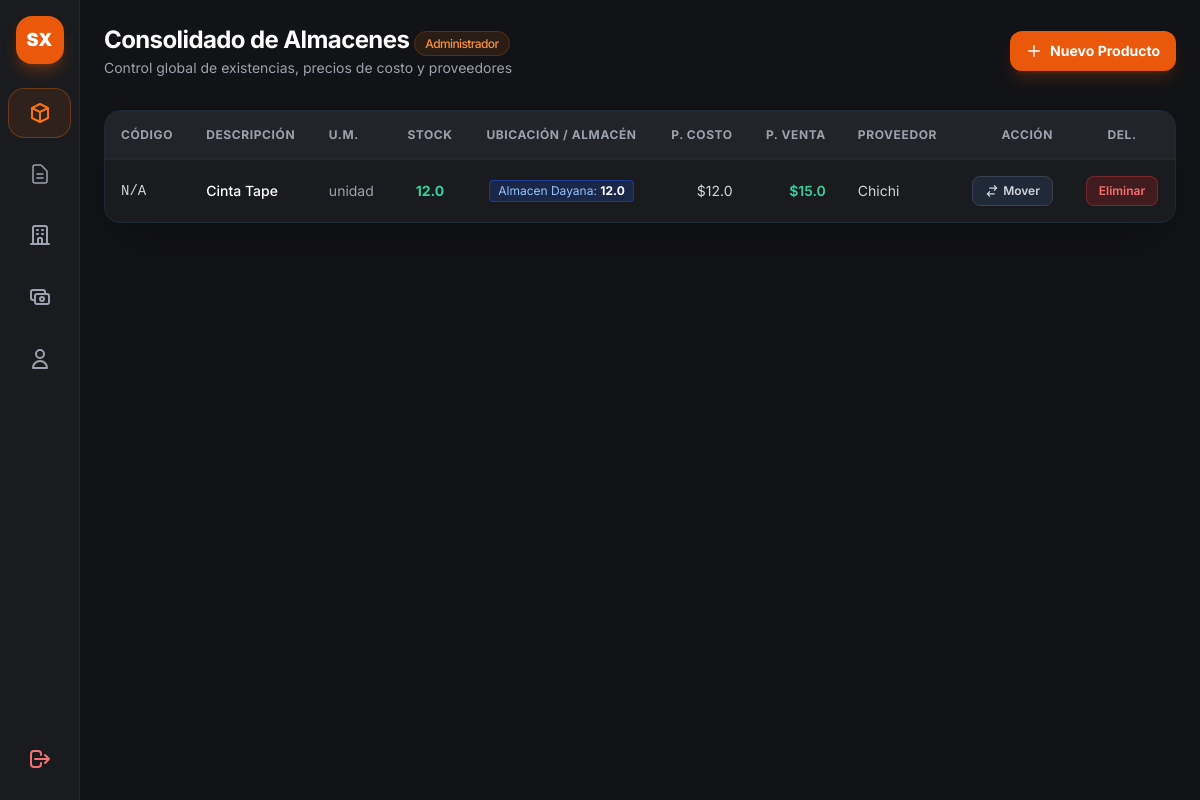
Before: /admin (signed in) with the older database file.
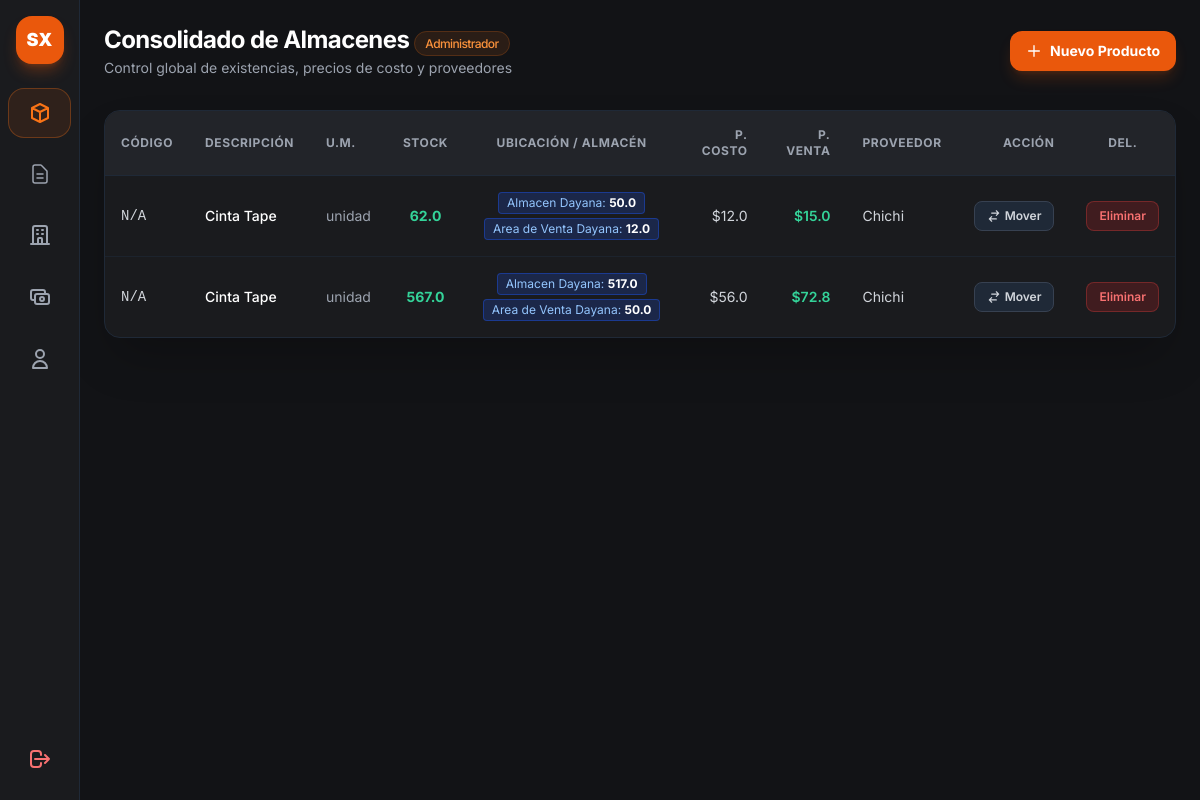
After: the same page with the newer database file.
### app.py (models this page shows, shortened)
class Producto(db.Model):
    __tablename__ = 'productos'
    id = db.Column(db.Integer, primary_key=True)
    codigo = db.Column(db.String(50), nullable=True)
    nombre = db.Column(db.String(100), nullable=False)
    unidad_medida = db.Column(db.String(20), default='unidad')
    precio_costo = db.Column(db.Float, default=0.0)
    precio_venta = db.Column(db.Float, default=0.0)
    proveedor_id = db.Column(db.Integer, db.ForeignKey('proveedores.id'), nullable=True)
    proveedor = db.relationship('Proveedor', backref=db.backref('productos', lazy=True))
    estado_pago = db.Column(db.String(20), default="Pagado")
    monto_pendiente = db.Column(db.Float, default=0.0)
    fecha_creacion = db.Column(db.DateTime, default=datetime.utcnow)
    stocks = db.relationship('StockAlmacen', backref='producto', cascade="all, delete-orphan", lazy=True)
    @property
    def cantidad_total(self):
        return sum(s.cantidad for s in self.stocks)

class StockAlmacen(db.Model):
    __tablename__ = 'stock_almacen'
    id = db.Column(db.Integer, primary_key=True)
    producto_id = db.Column(db.Integer, db.ForeignKey('productos.id'), nullable=False)
    almacen_id = db.Column(db.Integer, db.ForeignKey('almacenes.id'), nullable=False)
    cantidad = db.Column(db.Float, default=0.0)

class Almacen(db.Model):
    __tablename__ = 'almacenes'
    id = db.Column(db.Integer, primary_key=True)
    nombre = db.Column(db.String(100), nullable=False, unique=True)
    ubicacion = db.Column(db.String(150), nullable=True)
    es_area_venta = db.Column(db.Boolean, default=False)
    stocks = db.relationship('StockAlmacen', backref='almacen', cascade="all, delete-orphan", lazy=True)

class Proveedor(db.Model):
    __tablename__ = 'proveedores'
    id = db.Column(db.Integer, primary_key=True)
    nombre = db.Column(db.String(100), nullable=False, unique=True)
    telefono = db.Column(db.String(30), nullable=True)
    contacto = db.Column(db.String(100), nullable=True)

### app.py (the view)
@app.route('/admin')
def vista_admin():
    if 'user' not in session or session.get('rol') != 'admin':
        return redirect(url_for('login'))
    tipos_operaciones = TipoOperacion.query.all()
    almacenes = Almacen.query.all()
    productos = Producto.query.all()
    conceptos = ConceptoMovimiento.query.all()
    return render_template(
        'admin_almacenes.html',
        tipos_operaciones=tipos_operaciones,
        almacenes=almacenes,
        productos=productos,
        conceptos=conceptos
    )

### templates/admin_almacenes.html (shortened to what this page needs)
{% extends "base.html" %}
{% block content %}
    <header class="p-6 pb-2 flex justify-between items-center">
        <div>
            <h1 class="text-2xl font-bold text-white tracking-tight">Consolidado de Almacenes <span
                    class="text-xs font-medium px-2.5 py-1 rounded-full bg-orange-500/10 text-orange-400 border border-orange-500/20">Administrador</span>
            </h1>
            <p class="text-sm text-gray-400 mt-0.5">Control global de existencias, precios de costo y proveedores
            </p>
        </div>
        <button onclick="abrirModalProducto()"
            class="px-4 py-2.5 bg-orange-600 hover:bg-orange-500 text-white font-bold rounded-xl transition flex items-center gap-2 text-sm shadow-lg shadow-orange-600/20 active:scale-95">
            <svg class="w-4 h-4" fill="none" stroke="currentColor" viewBox="0 0 24 24">
                <path stroke-linecap="round" stroke-linejoin="round" stroke-width="2" d="M12 4v16m8-8H4" />
            </svg>
            <span>Nuevo Producto</span>
        </button>
    </header>
    <section class="p-6 flex-1">
        <div class="bg-[#1a1b1e] border border-gray-800 rounded-2xl overflow-hidden shadow-2xl">
            <div class="overflow-x-auto">
                <table class="w-full text-left border-collapse">
                    <thead>
                        <tr
                            class="border-b border-gray-800 text-xs font-semibold text-gray-400 uppercase tracking-wider bg-[#222429]">
                            <th class="p-4">Código</th>
                            <th class="p-4">Descripción</th>
                            <th class="p-4">U.M.</th>
                            <th class="p-4 text-center">Stock</th>
                            <th class="p-4 text-center">Ubicación / Almacén</th>
                            <th class="p-4 text-right">P. Costo</th>
                            <th class="p-4 text-right">P. Venta</th>
                            <th class="p-4">Proveedor</th>
                            <th class="p-4 text-right">Acción</th>
                            <th class="p-4 text-center">Del.</th>
                        </tr>
                    </thead>
                    <tbody class="divide-y divide-gray-800/60 text-sm">
                        {% for p in productos %}
                        <tr class="hover:bg-gray-800/30 transition-colors">
                            <td class="p-4 font-mono text-gray-300">{{ p.codigo or 'N/A' }}</td>
                            <td class="p-4 font-medium text-white">{{ p.nombre or p.descripcion }}</td>
                            <td class="p-4 text-gray-400">{{ p.unidad_medida }}</td>
                            <td class="p-4 text-center font-bold text-emerald-400">
                                {{ (p.cantidad_total | default(0)) | round(2) }}
                            </td>
                            <td class="p-4 text-center">
                                {% if p.stocks %}
                                <div class="flex flex-wrap justify-center gap-1">
                                    {% for s in p.stocks %}
                                    <span
                                        class="px-2 py-0.5 rounded bg-blue-900/40 text-blue-300 border border-blue-700/50 text-xs">
                                        {{ s.almacen.nombre }}: <strong class="text-white">{{ s.cantidad|round(2)
                                            }}</strong>
                                    </span>
                                    {% endfor %}
                                </div>
                                {% else %}
                                <span class="text-gray-500 italic text-xs">Sin stock en almacenes</span>
                                {% endif %}
                            </td>
                            <td class="p-4 text-right text-gray-300">
                                ${{ (p.precio_costo | default(0)) | round(2) }}
                            </td>
                            <td class="p-4 text-right text-emerald-400 font-semibold">
                                ${{ (p.precio_venta | default(0)) | round(2) }}
                            </td>
                            <td class="p-4 text-gray-300">
                                {{ p.proveedor.nombre if p.proveedor else 'N/A' }}
                            </td>
                            <td class="p-4 text-right">
                                <button onclick="abrirModalMovimiento(this)" data-id="{{ p.id }}"
                                    data-descripcion="{{ p.nombre or p.descripcion }}"
                                    class="px-3 py-1.5 bg-gray-800 hover:bg-orange-600 hover:text-white text-gray-300 font-semibold rounded-lg text-xs transition flex items-center gap-1 ml-auto border border-gray-700">
                                    <svg class="w-3.5 h-3.5" fill="none" stroke="currentColor" viewBox="0 0 24 24">
                                        <path stroke-linecap="round" stroke-linejoin="round" stroke-width="2"
                                            d="M8 7h12m0 0l-4-4m4 4l-4 4m0 6H4m0 0l4 4m-4-4l4-4" />
                                    </svg>
                                    <span>Mover</span>
                                </button>
                            </td>
                            <td class="p-4 text-center">
                                <form action="{{ url_for('eliminar_producto', id=p.id) }}" method="POST"
                                    onsubmit="return confirm('¿Estás seguro de que deseas eliminar este producto?');">
                                    <button type="submit"
                                        class="px-3 py-1.5 bg-red-600/20 hover:bg-red-600 text-red-400 hover:text-white border border-red-500/30 rounded-lg text-xs font-semibold transition-all">
                                        Eliminar
                                    </button>
                                </form>
                            </td>
                        </tr>
                        {% endfor %}
                    </tbody>
                </table>
            </div>
        </div>
    </section>
{% endblock %}

### templates/base.html (shortened to what this page needs)
<!DOCTYPE html>
<html lang="es" class="h-full bg-[#121316]">
<head>
    <script src="https://cdn.tailwindcss.com"></script>
    <script src="https://cdn.tailwindcss.com"></script>
    <link rel="stylesheet" href="/static/css/style.css">
</head>
<body class="h-full bg-[#121316] text-gray-200 flex overflow-hidden">
    <aside
        class="w-16 md:w-20 bg-[#1a1b1e] border-r border-gray-800 flex flex-col items-center py-4 justify-between h-screen shrink-0 z-40">
        <div class="flex flex-col items-center gap-6 w-full">
            <div
                class="w-10 h-10 md:w-12 md:h-12 bg-orange-600 rounded-2xl flex items-center justify-center font-black text-white text-lg shadow-lg shadow-orange-600/30">
                SX
            </div>
            <nav class="flex flex-col gap-3 w-full px-2">
                <a href="{{ url_for('vista_admin') }}" title="Almacenes"
                    class="p-3 rounded-2xl flex items-center justify-center transition-all border {{ 'bg-orange-600/10 border-orange-500/30 text-orange-500' if request.endpoint == 'vista_admin' else 'border-transparent text-gray-400 hover:text-white hover:bg-gray-800' }}">
                    <svg class="w-6 h-6" fill="none" stroke="currentColor" viewBox="0 0 24 24">
                        <path stroke-linecap="round" stroke-linejoin="round" stroke-width="2"
                            d="M20 7l-8-4-8 4m16 0l-8 4m8-4v10l-8 4m0-10L4 7m8 4v10M4 7v10l8 4"></path>
                    </svg>
                </a>
                <a href="{{ url_for('vista_reporte_cierres') }}" title="Reportes de Cierre" class="flex items-center justify-center p-3 text-gray-400 hover:text-white hover:bg-gray-800/60 rounded-xl transition">
                    <svg class="w-6 h-6 stroke-[1.5]" fill="none" stroke="currentColor" viewBox="0 0 24 24">
                        <path stroke-linecap="round" stroke-linejoin="round" d="M9 12h6m-6 4h6m2 5H7a2 2 0 01-2-2V5a2 2 0 012-2h5.586a1 1 0 01.707.293l5.414 5.414a1 1 0 01.293.707V19a2 2 0 01-2 2z"/>
                    </svg>
                </a>
                <a href="{{ url_for('vista_gestion_entidades') }}" title="Almacenes y Proveedores"
                    class="p-3 rounded-2xl flex items-center justify-center transition-all border {{ 'bg-orange-600/10 border-orange-500/30 text-orange-500' if request.endpoint == 'vista_gestion_entidades' else 'border-transparent text-gray-400 hover:text-white hover:bg-gray-800' }}">
                    <svg class="w-6 h-6" fill="none" stroke="currentColor" viewBox="0 0 24 24">
                        <path stroke-linecap="round" stroke-linejoin="round" stroke-width="2"
                            d="M19 21V5a2 2 0 00-2-2H7a2 2 0 00-2 2v16m14 0h2m-2 0h-5m-9 0H3m2 0h5M9 7h1m-1 4h1m4-4h1m-1 4h1m-5 10v-5a1 1 0 011-1h2a1 1 0 011 1v5m-4 0h4" />
                    </svg>
                </a>
                <a href="{{ url_for('cuentas_por_pagar') }}" title="Cuentas por Pagar"
                    class="p-3 rounded-2xl flex items-center justify-center transition-all border {{ 'bg-orange-600/10 border-orange-500/30 text-orange-500' if request.endpoint == 'cuentas_por_pagar' else 'border-transparent text-gray-400 hover:text-white hover:bg-gray-800' }}">
                    <svg class="w-6 h-6" fill="none" stroke="currentColor" viewBox="0 0 24 24">
                        <path stroke-linecap="round" stroke-linejoin="round" stroke-width="2"
                            d="M17 9V7a2 2 0 00-2-2H5a2 2 0 00-2 2v6a2 2 0 002 2h2m2 4h10a2 2 0 002-2v-6a2 2 0 00-2-2H9a2 2 0 00-2 2v6a2 2 0 002 2zm7-5a2 2 0 11-4 0 2 2 0 014 0z">
                        </path>
                    </svg>
                </a>
                <a href="/admin/usuarios" title="Usuarios"
                    class="p-3 rounded-2xl flex items-center justify-center transition-all border border-transparent text-gray-400 hover:text-white hover:bg-gray-800">
                    <svg class="w-6 h-6" fill="none" stroke="currentColor" viewBox="0 0 24 24">
                        <path stroke-linecap="round" stroke-linejoin="round" stroke-width="2"
                            d="M16 7a4 4 0 11-8 0 4 4 0 018 0zM12 14a7 7 0 00-7 7h14a7 7 0 00-7-7z"></path>
                    </svg>
                </a>
            </nav>
        </div>
        <a href="{{ url_for('logout') }}" title="Cerrar Sesión"
        class="p-3 rounded-2xl text-red-400 hover:text-white hover:bg-red-600/20 transition-all border border-transparent hover:border-red-500/30">
        <svg class="w-6 h-6" fill="none" stroke="currentColor" viewBox="0 0 24 24">
            <path stroke-linecap="round" stroke-linejoin="round" stroke-width="2"
                d="M17 16l4-4m0 0l-4-4m4 4H7m6 4v1a3 3 0 01-3 3H6a3 3 0 01-3-3V7a3 3 0 013-3h4a3 3 0 013 3v1"></path>
        </svg>
        </a>
    </aside>
    <main class="flex-1 overflow-y-auto h-screen">
        {% block content %}{% endblock %}
    </main>
</body>
</html>

### static/css/style.css (style rules this page uses)
body { font-family: 'Inter', sans-serif; }

Changed rows visible on the page:
changed StockAlmacen (number 1 of 4 on the later page): cantidad.cantidad "12.0" → "62.0"; cantidad "12.0" → "50.0"
added StockAlmacen: almacen.nombre "Area de Venta Dayana", cantidad "12.0", shown under Producto (number 1 of 2 on the later page)
added Producto: codigo "N/A", nombre "Cinta Tape", unidad_medida "unidad", precio_costo "56.0", precio_venta "72.8", proveedor "Chichi"
added StockAlmacen: cantidad.cantidad "567.0", almacen.nombre "Almacen Dayana", cantidad "517.0", shown under "N/A"
added StockAlmacen: almacen.nombre "Area de Venta Dayana", cantidad "50.0", shown under "N/A"
